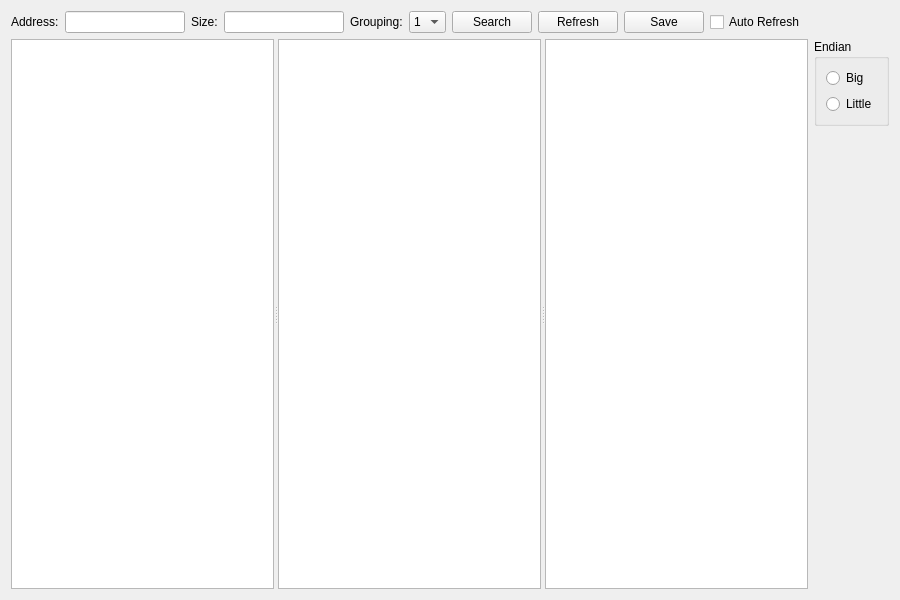
<?xml version="1.0" encoding="UTF-8"?>
<ui version="4.0">
 <class>memdump</class>
 <widget class="QWidget" name="memdump">
  <property name="geometry">
   <rect>
    <x>0</x>
    <y>0</y>
    <width>900</width>
    <height>600</height>
   </rect>
  </property>
  <property name="windowTitle">
   <string>Memory</string>
  </property>
  <layout class="QVBoxLayout" name="verticalLayout_2">
   <item>
    <layout class="QHBoxLayout" name="horizontalLayout">
     <item>
      <widget class="QLabel" name="label_address">
       <property name="text">
        <string>Address:</string>
       </property>
      </widget>
     </item>
     <item>
      <widget class="QLineEdit" name="le_address">
       <property name="minimumSize">
        <size>
         <width>120</width>
         <height>0</height>
        </size>
       </property>
       <property name="maximumSize">
        <size>
         <width>120</width>
         <height>16777215</height>
        </size>
       </property>
      </widget>
     </item>
     <item>
      <widget class="QLabel" name="label_size">
       <property name="text">
        <string>Size:</string>
       </property>
      </widget>
     </item>
     <item>
      <widget class="QLineEdit" name="le_size">
       <property name="minimumSize">
        <size>
         <width>120</width>
         <height>0</height>
        </size>
       </property>
       <property name="maximumSize">
        <size>
         <width>120</width>
         <height>16777215</height>
        </size>
       </property>
      </widget>
     </item>
     <item>
      <widget class="QLabel" name="label_grouping">
       <property name="text">
        <string>Grouping:</string>
       </property>
      </widget>
     </item>
     <item>
      <widget class="QComboBox" name="combo_grouping">
       <item>
        <property name="text">
         <string>1</string>
        </property>
       </item>
       <item>
        <property name="text">
         <string>2</string>
        </property>
       </item>
       <item>
        <property name="text">
         <string>4</string>
        </property>
       </item>
       <item>
        <property name="text">
         <string>8</string>
        </property>
       </item>
      </widget>
     </item>
     <item>
      <widget class="QPushButton" name="btn_search">
       <property name="text">
        <string>Search</string>
       </property>
      </widget>
     </item>
     <item>
      <widget class="QPushButton" name="btn_refresh">
       <property name="text">
        <string>Refresh</string>
       </property>
      </widget>
     </item>
     <item>
      <widget class="QPushButton" name="btn_save">
       <property name="text">
        <string>Save</string>
       </property>
      </widget>
     </item>
     <item>
      <widget class="QCheckBox" name="btn_autorefresh">
       <property name="text">
        <string>Auto Refresh</string>
       </property>
      </widget>
     </item>
     <item>
      <spacer name="horizontalSpacer">
       <property name="orientation">
        <enum>Qt::Horizontal</enum>
       </property>
       <property name="sizeHint" stdset="0">
        <size>
         <width>40</width>
         <height>20</height>
        </size>
       </property>
      </spacer>
     </item>
    </layout>
   </item>
   <item>
    <layout class="QHBoxLayout" name="horizontalLayout_2">
     <item>
      <widget class="QSplitter" name="splitter">
       <property name="orientation">
        <enum>Qt::Horizontal</enum>
       </property>
       <property name="childrenCollapsible">
        <bool>false</bool>
       </property>
       <widget class="QTextEdit" name="out_address">
        <property name="verticalScrollBarPolicy">
         <enum>Qt::ScrollBarAlwaysOff</enum>
        </property>
        <property name="lineWrapMode">
         <enum>QTextEdit::NoWrap</enum>
        </property>
        <property name="readOnly">
         <bool>true</bool>
        </property>
       </widget>
       <widget class="QTextEdit" name="out_memory">
        <property name="verticalScrollBarPolicy">
         <enum>Qt::ScrollBarAlwaysOff</enum>
        </property>
        <property name="lineWrapMode">
         <enum>QTextEdit::NoWrap</enum>
        </property>
        <property name="readOnly">
         <bool>true</bool>
        </property>
       </widget>
       <widget class="QTextEdit" name="out_char">
        <property name="verticalScrollBarPolicy">
         <enum>Qt::ScrollBarAlwaysOff</enum>
        </property>
        <property name="lineWrapMode">
         <enum>QTextEdit::NoWrap</enum>
        </property>
        <property name="readOnly">
         <bool>true</bool>
        </property>
       </widget>
      </widget>
     </item>
     <item>
      <layout class="QVBoxLayout" name="verticalLayout">
       <item>
        <widget class="QGroupBox" name="groupBox">
         <property name="title">
          <string>Endian</string>
         </property>
         <layout class="QVBoxLayout" name="verticalLayout_3">
          <item>
           <widget class="QRadioButton" name="btn_be">
            <property name="text">
             <string>Big</string>
            </property>
           </widget>
          </item>
          <item>
           <widget class="QRadioButton" name="btn_le">
            <property name="text">
             <string>Little</string>
            </property>
           </widget>
          </item>
         </layout>
        </widget>
       </item>
       <item>
        <spacer name="verticalSpacer">
         <property name="orientation">
          <enum>Qt::Vertical</enum>
         </property>
         <property name="sizeHint" stdset="0">
          <size>
           <width>20</width>
           <height>40</height>
          </size>
         </property>
        </spacer>
       </item>
      </layout>
     </item>
    </layout>
   </item>
  </layout>
 </widget>
 <resources/>
 <connections/>
</ui>
